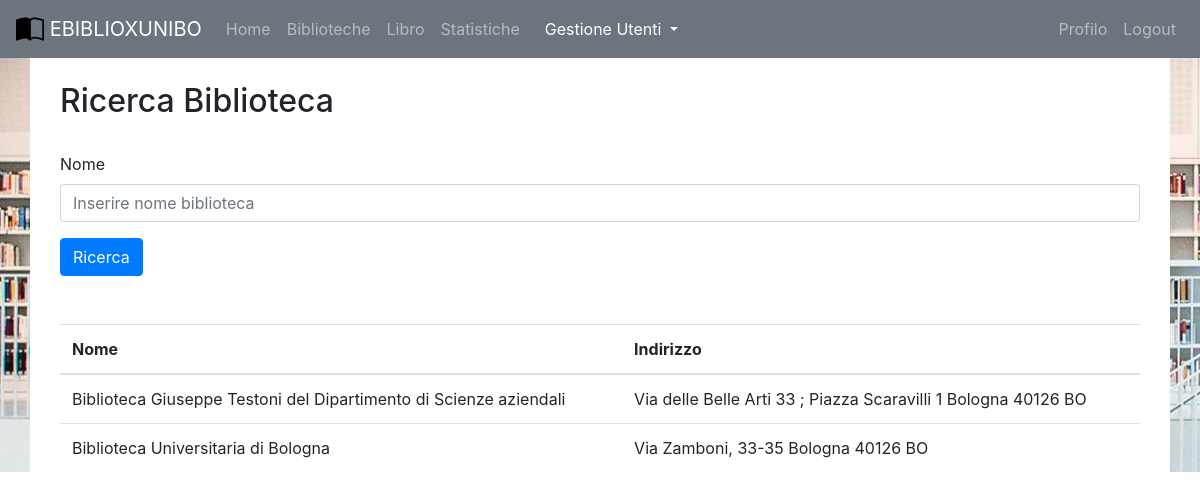
Screenshot of /admin/biblioteche_admin.php with the database file from the repository.
### tables this page shows
create table BIBLIOTECA(
    Nome varchar(255) primary key,
    Email varchar(255),
    SitoWeb varchar(255),
    Indirizzo varchar(255),
    Latitudine decimal(16,12),
    Longitudine decimal(16,12),
    Note text
);

### includes/autoloader.inc.php (called while the page is built, shortened)
<?php
    function myAutoLoader($className){
        $path = "C:\\xampp\\htdocs\\Ebiblio\\controller\\";
        $extension = ".class.php";
        $fullPath = $path.$className.$extension;
    }
?>

### controller/dbh.class.php (called while the page is built)
<?php
    class Dbh {
        private static $dbInstance;
        private $db;
        public static function getInstance() {
            if(is_null(Dbh::$dbInstance)) {
                self::$dbInstance = new Dbh();
            }
            return self::$dbInstance;
        }
        private function __construct() {
            try {
                $this->db = new PDO(
                    'mysql:host=localhost;dbname=ebiblio;charset=utf8',
                    'root',
                    '1590');
                $this->db->setAttribute(PDO::ATTR_ERRMODE, PDO::ERRMODE_EXCEPTION);
                $this->db->setAttribute(PDO::ATTR_EMULATE_PREPARES, true);
            } catch (PDOException $pdo) {
                echo "No database found! Please run the database server to proceed!";
            }
        }
        public function getDb() {
            return $this->db;
        }
    }
?>

### controller/bibliotecaController.class.php (called while the page is built, shortened)
<?php
    class BibliotecaController{
        public function list(){
            $query = "SELECT * FROM Biblioteca";
            $stmt = Dbh::getInstance()
                ->getDb()
                ->prepare($query);
            $stmt-> execute();
            return $stmt -> fetchAll(PDO::FETCH_ASSOC);
        }
    }

### admin/biblioteche_admin.php (the view, shortened to what this page needs)
<?php
include('/xampp/htdocs/ebiblio/admin/admin_partials/menu.php');
$biblioCon = new BibliotecaController();
?>
<div class="container-fluid " style="
background: url('/ebiblio/images/scaffa.jpg') no-repeat  ;
">
  <div class="container" style="background-color: white;">
    <br>
        <div class="container">
          <h2>Ricerca Biblioteca</h2>
          <form action="" method="POST">
            <div class="form-group">
              <label for="nomeId">Nome</label>
              <input type="text" class="form-control" name="Nome" id="nomeId" aria-describedby="emailHelp" placeholder="Inserire nome biblioteca">
            </div>
            <input type="submit" name="biblioform_submitted" class="btn btn-primary" value="Ricerca"></input>
          </form>
          <table class="table table-hover">
            <thead>
              <tr>
                <th>Nome</th>
                <th>Indirizzo</th>
              </tr>
            </thead>
            <tbody>
              <?php
              if (isset($_POST['biblioform_submitted'])) {
                $nometrim = trim($_POST['Nome']);
                if (ctype_space($nometrim)||$nometrim=='') {
                  echo "Nome ricerca biblioteca vuoto";
                } else {
                  $res = $biblioCon->getLikeBiblioteca($_POST['Nome']);
                  if (count($res) <= 0) {
                    echo "Nessun risultato corrispondente";
                  }
                  for ($i = 0; $i < count($res); $i++) {
                    echo'<tr ' . 'onclick="window.location.assign(\'http://localhost/ebiblio/admin/biblioinfo?Nome=' . $res[$i]['Nome'] .
                      '&Latitudine=' . $res[$i]['Latitudine'] . '&Longitudine=' . $res[$i]['Longitudine'] . '&Indirizzo=' . $res[$i]['Indirizzo'] .
                      '\');"' ;
                    echo '<td>' . $res[$i]['Nome'] . '</td>';
                    echo '<td>'  . $res[$i]['Indirizzo'] . '</td>';
                    echo '</tr>';
                  }
                }
              } else {
                $res = $biblioCon->list();
                for ($i = 0; $i < count($res); $i++) {
                  echo '<tr ' . 'onclick="window.location.assign(\'http://localhost/ebiblio/biblioinfo?Nome=' . $res[$i]['Nome'] .
                  '&Latitudine=' . $res[$i]['Latitudine'] . '&Longitudine=' . $res[$i]['Longitudine'] . '&Indirizzo=' . $res[$i]['Indirizzo'] .
                  '\');"' . '>';
                  echo '<td>' . $res[$i]['Nome'] . '</td>';
                  echo '<td>'  . $res[$i]['Indirizzo'] . '</td>';
                  echo '</tr>';
                }
              }
              ?>
            </tbody>
          </table>
    </div>
  </div>

### rows the page displays
biblioteca: Nome "Biblioteca Giuseppe Testoni del Dipartimento di Scienze aziendali", Indirizzo "Via delle Belle Arti 33 ; Piazza Scaravilli 1 Bologna 40126 BO"
biblioteca: Nome "Biblioteca Universitaria di Bologna", Indirizzo "Via Zamboni, 33-35 Bologna 40126 BO"
